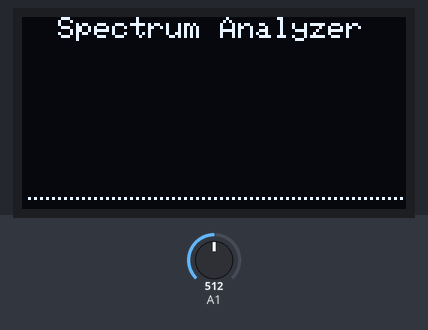
Simulated run of this sketch. Board: Arduino Uno, built with avr-gcc and run on an emulated ATmega328P. On the bench: 128×64 one-colour display. Inputs (shaded band) come from the test bench; at power-on: A1 = 512. What the sketch prints to the serial monitor is not drawn.

Above: at 0.4 s.

The sketch:

spectrum.ino
```cpp
//Arduino Spectrum Analyzer
//=========================
  #include "fix_fft.h"
  #include <Wire.h>
  #include <Adafruit_GFX.h>
  #include <Adafruit_SSD1306.h>
  //------------------------------------------
  Adafruit_SSD1306 display(128, 64, &Wire, 4);
  //------------------------------------------
  char im[128], data[128]; char x = 0, ylim = 60; int i = 0, val;
  //==============================================================
  void setup()
  {
    Serial.begin(9600);
    setupSound();
  }
  //==============================================================
  void loop()
  {
    showSound();

  }

void setupSound() {
  display.begin(SSD1306_SWITCHCAPVCC,0x3C);
  display.setTextSize(1);
  display.setTextColor(WHITE);
  display.clearDisplay();
  analogReference(DEFAULT);
}

void showSound() {
  int min=1024, max=0;
  for (i=0; i <128; i++)     //take 128 samples
  {
    val = analogRead(A1);
    data[i] = val/4 - 128;
    im[i] = 0;
    if(val>max) max=val;    //store max & min sample
    if(val<min) min=val;
  }
  //------------------------------------------
  fix_fft(data, im, 7, 0);    //FFT on data
  //------------------------------------------
  display.clearDisplay();
  for (i=1; i<64; i++) //bar graph sketch on OLED display
  {
    int dat = sqrt(data[i] * data[i] + im[i] * im[i]);
    display.drawLine(i*2 + x, ylim, i*2 + x, ylim - dat, WHITE);
    Serial.println(dat);
  }
  display.setCursor(0,0); display.print("  Spectrum Analyzer");
  display.display();
}
```
